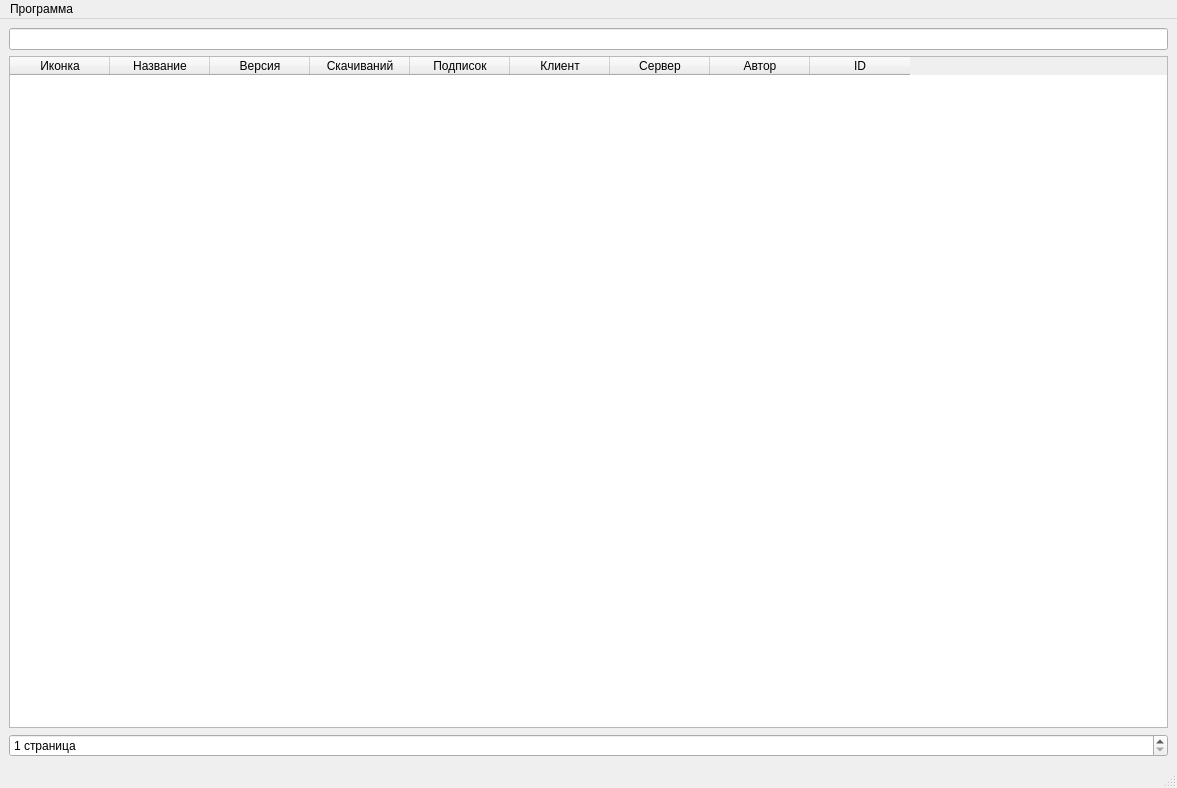
<?xml version="1.0" encoding="UTF-8"?>
<ui version="4.0">
 <class>MainWindow</class>
 <widget class="QMainWindow" name="MainWindow">
  <property name="geometry">
   <rect>
    <x>0</x>
    <y>0</y>
    <width>1177</width>
    <height>788</height>
   </rect>
  </property>
  <property name="windowTitle">
   <string>Modrinth Browser</string>
  </property>
  <widget class="QWidget" name="centralwidget">
   <layout class="QGridLayout" name="gridLayout">
    <item row="0" column="0">
     <layout class="QVBoxLayout" name="verticalLayout">
      <item>
       <widget class="QLineEdit" name="searchBar"/>
      </item>
      <item>
       <widget class="QTableWidget" name="list">
        <property name="contextMenuPolicy">
         <enum>Qt::CustomContextMenu</enum>
        </property>
        <property name="sizeAdjustPolicy">
         <enum>QAbstractScrollArea::AdjustToContents</enum>
        </property>
        <property name="editTriggers">
         <set>QAbstractItemView::NoEditTriggers</set>
        </property>
        <property name="selectionMode">
         <enum>QAbstractItemView::SingleSelection</enum>
        </property>
        <property name="selectionBehavior">
         <enum>QAbstractItemView::SelectRows</enum>
        </property>
        <column>
         <property name="text">
          <string>Иконка</string>
         </property>
        </column>
        <column>
         <property name="text">
          <string>Название</string>
         </property>
        </column>
        <column>
         <property name="text">
          <string>Версия</string>
         </property>
        </column>
        <column>
         <property name="text">
          <string>Скачиваний</string>
         </property>
        </column>
        <column>
         <property name="text">
          <string>Подписок</string>
         </property>
        </column>
        <column>
         <property name="text">
          <string>Клиент</string>
         </property>
        </column>
        <column>
         <property name="text">
          <string>Сервер</string>
         </property>
        </column>
        <column>
         <property name="text">
          <string>Автор</string>
         </property>
        </column>
        <column>
         <property name="text">
          <string>ID</string>
         </property>
        </column>
       </widget>
      </item>
     </layout>
    </item>
    <item row="1" column="0">
     <widget class="QSpinBox" name="page">
      <property name="suffix">
       <string> страница</string>
      </property>
      <property name="minimum">
       <number>1</number>
      </property>
      <property name="maximum">
       <number>999</number>
      </property>
      <property name="stepType">
       <enum>QAbstractSpinBox::DefaultStepType</enum>
      </property>
     </widget>
    </item>
   </layout>
  </widget>
  <widget class="QMenuBar" name="menubar">
   <property name="geometry">
    <rect>
     <x>0</x>
     <y>0</y>
     <width>1177</width>
     <height>21</height>
    </rect>
   </property>
   <widget class="QMenu" name="program">
    <property name="tearOffEnabled">
     <bool>false</bool>
    </property>
    <property name="title">
     <string>Программа</string>
    </property>
    <addaction name="settings"/>
   </widget>
   <addaction name="program"/>
  </widget>
  <widget class="QStatusBar" name="statusbar"/>
  <action name="actionfrf">
   <property name="text">
    <string>frf</string>
   </property>
  </action>
  <action name="settings">
   <property name="text">
    <string>Настройки</string>
   </property>
  </action>
  <action name="action10">
   <property name="text">
    <string>10</string>
   </property>
  </action>
  <action name="action20">
   <property name="text">
    <string>20</string>
   </property>
  </action>
  <action name="action50">
   <property name="text">
    <string>50</string>
   </property>
  </action>
  <action name="action75">
   <property name="text">
    <string>75</string>
   </property>
  </action>
  <action name="action100">
   <property name="text">
    <string>100</string>
   </property>
  </action>
 </widget>
 <resources/>
 <connections/>
</ui>
